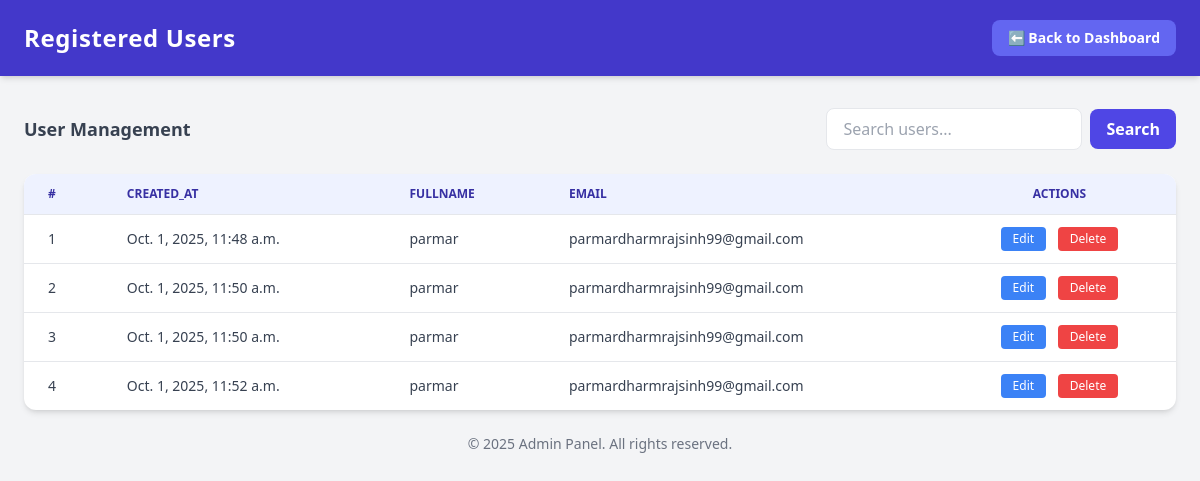
The page /adminapp/admin_userdata/ on the database its author committed.
### finalapp/models.py (models this page shows)
class Userinfo(models.Model):
    created_at=models.DateTimeField(auto_now_add=True)
    name = models.CharField(max_length=32)
    password = models.CharField(max_length=20)
    email = models.EmailField(unique=True)

### adminapp/views.py (the view)
# urls.py: path('admin_userdata/',views.admin_userdata,name="admin_userdata"),
def admin_userdata(request):
    data=Userinfo.objects.all()
    return render(request,'admin_userdata.html',{'data':data})

### adminapp/templates/admin_userdata.html (shortened to what this page needs)
<!DOCTYPE html>
<html lang="en">
<head>
    <script src="https://cdn.tailwindcss.com"></script>
</head>
<body class="bg-gray-100 min-h-screen">
    <header class="bg-indigo-700 text-white py-5 shadow-md">
        <div class="max-w-7xl mx-auto px-6 flex items-center justify-between">
            <h1 class="text-2xl font-bold tracking-wide">Registered Users</h1>
            <a href="/adminapp/admin_dashboard"
                class="bg-indigo-500 hover:bg-indigo-400 px-4 py-2 rounded-lg text-sm font-semibold transition">⬅ Back
                to Dashboard</a>
        </div>
    </header>
    <main class="max-w-7xl mx-auto px-6 py-8">
        <div class="flex flex-col sm:flex-row sm:items-center sm:justify-between mb-6">
            <h2 class="text-lg font-semibold text-gray-700 mb-3 sm:mb-0">User Management</h2>
            <div class="flex items-center gap-2">
                <input type="text" placeholder="Search users..."
                    class="px-4 py-2 rounded-lg border focus:outline-none focus:ring-2 focus:ring-indigo-400 transition w-64">
                <button
                    class="bg-indigo-600 hover:bg-indigo-500 text-white px-4 py-2 rounded-lg font-semibold transition">Search</button>
            </div>
        </div>
        <div class="overflow-x-auto bg-white shadow-md rounded-xl">
            <table class="min-w-full text-sm text-gray-700">
                <thead class="bg-indigo-50 text-indigo-800 uppercase text-xs font-semibold">
                    <tr>
                        <th class="py-3 px-6 text-left">#</th>
                        <th class="py-3 px-6 text-left">Created_at</th>
                        <th class="py-3 px-6 text-left">Fullname</th>
                        <th class="py-3 px-6 text-left">Email</th>
                        <th class="py-3 px-6 text-center">Actions</th>
                    </tr>
                </thead>
                <tbody>
                    {% for i in data %}
                    <tr class="border-t hover:bg-gray-50 transition">
                        <td class="py-3 px-6">{{i.id}}</td>
                        <td class="py-3 px-6">{{i.created_at}}</td>
                        <td class="py-3 px-6">{{i.name}}</td>
                        <td class="py-3 px-6">{{i.email}}</td>
                        <td class="py-3 px-6 text-center space-x-2">
                            <button
                                class="bg-blue-500 hover:bg-blue-400 text-white px-3 py-1 rounded text-xs">Edit</button>
                            <button
                                class="bg-red-500 hover:bg-red-400 text-white px-3 py-1 rounded text-xs">Delete</button>
                        </td>
                    </tr>
                    {% endfor %}
                </tbody>
            </table>
        </div>
        <p class="text-gray-500 text-center text-sm mt-6">
            © 2025 Admin Panel. All rights reserved.
        </p>
    </main>
</body>
</html>

### rows shown on the page
Userinfo: id "1", created_at "Oct. 1, 2025, 11:48 a.m.", name "parmar", email "parmardharmrajsinh99@gmail.com"
Userinfo: id "2", created_at "Oct. 1, 2025, 11:50 a.m.", name "parmar", email "parmardharmrajsinh99@gmail.com"
Userinfo: id "3", created_at "Oct. 1, 2025, 11:50 a.m.", name "parmar", email "parmardharmrajsinh99@gmail.com"
Userinfo: id "4", created_at "Oct. 1, 2025, 11:52 a.m.", name "parmar", email "parmardharmrajsinh99@gmail.com"
